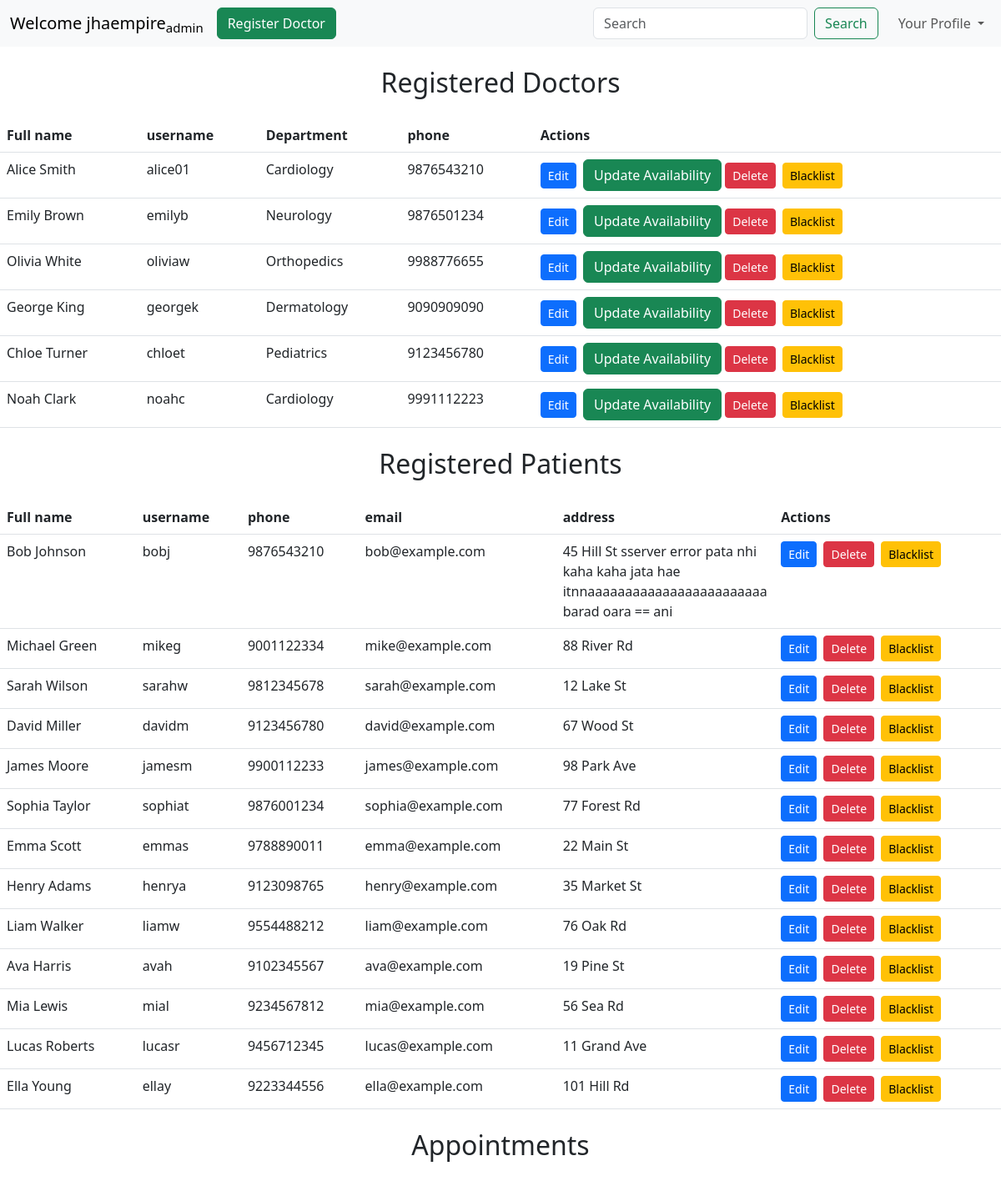
The app's page /dashboard/admin (signed in), older data.
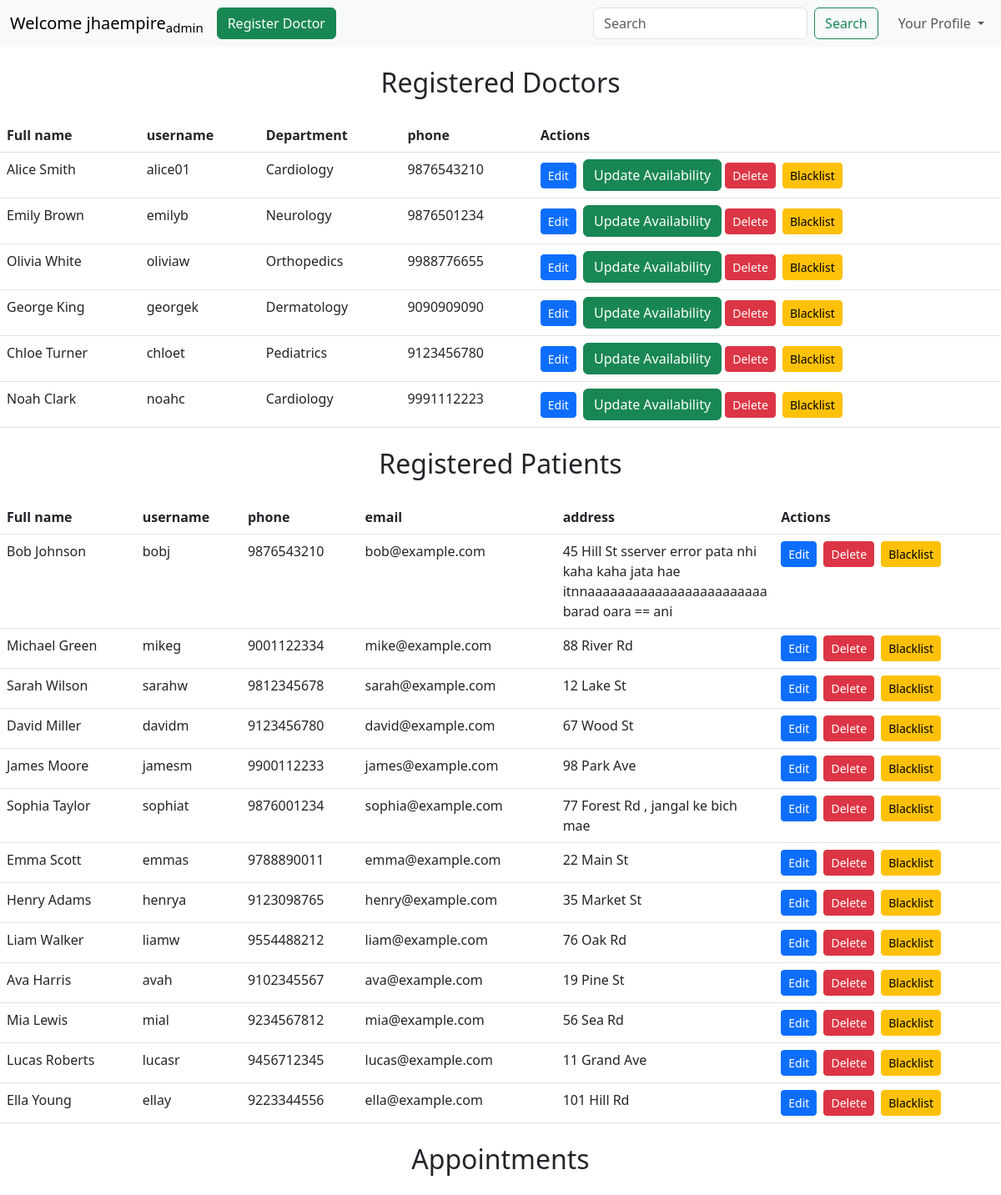
The same page, newer data.
### models/models.py (models this page shows)
class User(db.Model):
    id=db.Column(db.Integer(),primary_key=True)
    fullname = db.Column(db.String(50),nullable = False)
    username = db.Column(db.String(50),unique = True,nullable = False)
    password = db.Column(db.String(),nullable= False)
    role = db.Column(db.String(10),nullable=False)
    status=db.Column(db.Integer(),nullable=False,default=0)
    created_at=db.Column(db.DateTime(),default=datetime.datetime.utcnow)
    updated_at=db.Column(db.DateTime(),default=datetime.datetime.utcnow,onupdate=datetime.datetime.utcnow)

class Doctor(db.Model):
    id=db.Column(db.Integer(),primary_key=True)
    fullname = db.Column(db.String(50),nullable = False)
    username = db.Column(db.String(50),unique = True,nullable = False)
    password = db.Column(db.String(),nullable= False)
    address = db.Column(db.String(200),nullable = False)
    phone = db.Column(db.String(15),nullable = False)
    email = db.Column(db.String(50),nullable = False)
    experience = db.Column(db.String(100),nullable = False)
    specialization = db.Column(db.String(50),nullable = False)
    created_at=db.Column(db.DateTime(),default=datetime.datetime.utcnow)
    updated_at=db.Column(db.DateTime(),default=datetime.datetime.utcnow,onupdate=datetime.datetime.utcnow)

class Patient(db.Model):
    id=db.Column(db.Integer(),primary_key=True)
    userid = db.Column(db.Integer(),nullable=False)
    name=db.Column(db.String(50),nullable = False)
    dob = db.Column(db.String(20),nullable = False)
    phone= db.Column(db.Integer(),nullable = False)
    email=db.Column(db.String(50),nullable = False)
    address=db.Column(db.String(200),nullable = False)
    emergencycontact=db.Column(db.String(50),nullable = False)

### controllers/adminDashboard.py (the view)
@theadminDashboard.route("/dashboard/admin", methods=['GET','POST'])
def adminDashboard():
    if('user' in session and session['role']=="admin"):
        user=session['user']
        print(user)
        alldoctors=User.query.filter_by(role="doctor").all()
        print(alldoctors)
        doctdetails= Doctor.query.all()
        print(doctdetails)
        allpatients=User.query.filter_by(role="patient").all()
        print(allpatients)
        patientdetails= Patient.query.all()
        print(patientdetails)
        for x in patientdetails:
            print(x.email)
        return render_template("adminDashboard.html",user=user , alldoctors=alldoctors, doctdetails=doctdetails, allpatients=allpatients, patientdetails=patientdetails)
    else:
        return redirect("/login")

### templates/adminDashboard.html (shortened to what this page needs)
<!DOCTYPE html>
<html lang="en">
<head>
    <link href="https://cdn.jsdelivr.net/npm/bootstrap@5.3.0-alpha1/dist/css/bootstrap.min.css" rel="stylesheet">
</head>
<body>
<nav class="navbar navbar-expand-lg bg-body-tertiary">
  <div class="container-fluid">
    <a class="navbar-brand" href="#">Welcome {{user}}<sub>admin</sub></a>
    <div class="collapse navbar-collapse" id="navbarSupportedContent">
      <ul class="navbar-nav me-auto mb-2 mb-lg-0">
        <li class="nav-item">
          <a class="btn btn-success" href="/dashboard/admin/register-doctor">Register Doctor </a>
        </li>
        </ul>
         <form class="d-flex me-3" role="search">
          <input class="form-control me-2" type="search" placeholder="Search" aria-label="Search">
          <button class="btn btn-outline-success" type="submit">Search</button>
        </form>
        <ul class="navbar-nav">
          <li class="nav-item dropdown">
            <a class="nav-link dropdown-toggle" href="#" role="button" data-bs-toggle="dropdown" aria-expanded="false">
              Your Profile
            </a>
          </li>
        </ul>
    </div>
  </div>
</nav>
<div>
  <h2 class="text-center my-4">Registered Doctors</h2>
      <table class="table">
      <thead>
        <tr>
          <th>Full name</th>
          <th>username</th>
          <th>Department</th>
          <th>phone</th>
          <th>Actions</th>
        </tr>
      </thead>
      <tbody>
        {% for doc in alldoctors %}
        {% for x in doctdetails %}
        {% if doc.username == x.username %}
        <tr>
          <td>{{doc.fullname}}</td>
          <td>{{doc.username}}</td>
          <td>{{x.specialization}}</td>
          <td>{{x.phone}}</td>
          <td>
          <a href="/editdoctor/{{ doc.id }}" class="btn btn-primary btn-sm me-1">Edit</a>
          <a class="btn btn-success" href="/availibility/edit">Update Availability</a>
          <a href="/deletedoctor/{{ doc.id }}" class="btn btn-danger btn-sm me-1">Delete</a>
          <a href="/blacklistdoctor/{{ doc.id }}" class="btn btn-warning btn-sm">Blacklist</a>
        </td>
        </tr>
          {% endif %}
        {% endfor %}
        {% endfor %}
        </tbody>
      </table>
</div>
<h2 class="text-center my-4">Registered Patients</h2>
      <table class="table">
      <thead>
        <tr>
          <th>Full name</th>
          <th>username</th>
          <th>phone</th>
          <th>email</th>
          <th>address</th>
          <th>Actions</th>
        </tr>
      </thead>
      <tbody>
        {% for pat in allpatients %}
        {% for y in patientdetails %}
        {% if pat.id == y.userid %}
        <tr>
          <td>{{pat.fullname}}</td>
          <td>{{pat.username}}</td>
          <td>{{y.phone}}</td>
          <td> {{y.email}}</td>
          <td style="word-break: break-word; max-width: 200px;">{{y.address}}</td>
          <td>
          <a href="/editpatient/{{ pat.id }}" class="btn btn-primary btn-sm me-1">Edit</a>
          <a href="/deletepatient/{{ pat.id }}" class="btn btn-danger btn-sm me-1">Delete</a>
          <a href="/blacklistpatient/{{ pat.id }}" class="btn btn-warning btn-sm">Blacklist</a>
        </td>
        </tr>
          {% endif %}
        {% endfor %}
        {% endfor %}
        </tbody>
      </table>
<h2 class="text-center my-4">Appointments</h2>
</body>
</html>

Row changes from the older to the newer data that the page shows:
changed Patient "sophia@example.com": address "77 Forest Rd" → "77 Forest Rd , jangal ke bich mae"
